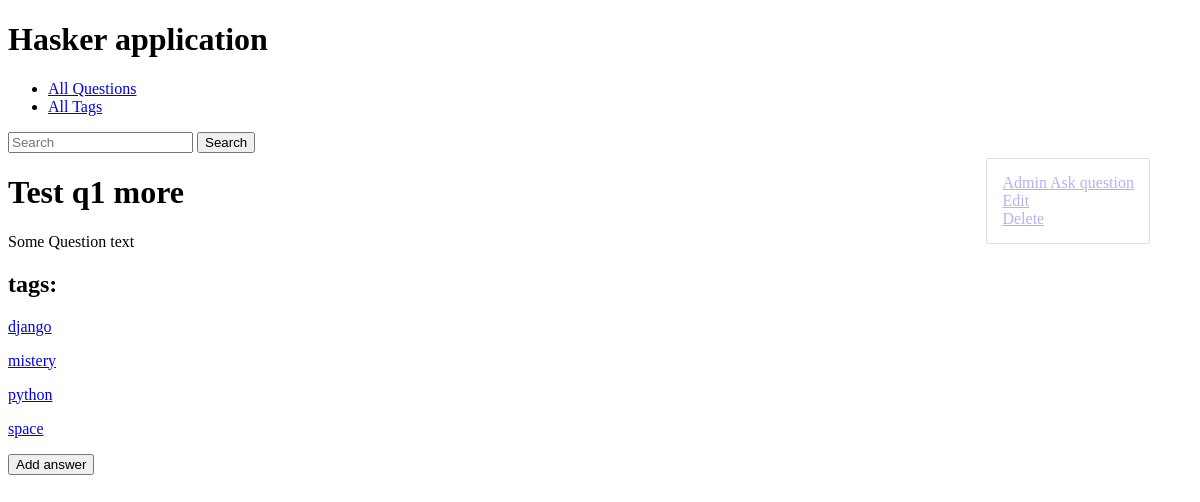
The page /test-q1-more-1580055598/ (signed in) on the database its author committed.
### hasker/models.py (models this page shows, shortened)
class Question(models.Model):
    author = models.ForeignKey(User, on_delete=models.CASCADE)
    title = models.CharField(max_length=150, db_index=True)
    slug = models.SlugField(max_length=150, blank=True, unique=True)
    content = models.TextField(blank=False, db_index=True)
    tags = models.ManyToManyField('Tag', blank=True, related_name='questions')
    date_create = models.DateTimeField(auto_now_add=True)
    def get_update_url(self):
        return reverse('question_update_url', kwargs={'slug': self.slug})
    def get_delete_url(self):
        return reverse('question_delete_url', kwargs={'slug': self.slug})
    class Meta:
        ordering = ['-date_create']

class Tag(models.Model):
    title = models.CharField(max_length=50)
    slug = models.SlugField(max_length=50, unique=True)
    def get_absolute_url(self):
        return reverse('tag_detail_url', kwargs={'slug': self.slug})
    class Meta:
        ordering = ['title']

### hasker/views.py (the view)
# urls.py: path('<str:slug>/', QuestionDetail.as_view(), name='question_detail_url'),
class QuestionDetail(LoginRequiredMixin, ObjectDetailMixin, View):
    model = Question
    form_model = AnswerForm
    redirect_url = 'accounts:login'
    template = 'hasker/question_detail.html'

### hasker/utils.py (called while the page is built)
    def get(self, request, slug):
        obj = get_object_or_404(self.model, slug__iexact=slug)
        return render(request, self.template, context={self.model.__name__.lower(): obj, 'admin_object': obj, 'detail': True})

### hasker/templates/hasker/question_detail.html (shortened to what this page needs)
{% extends 'hasker/base_hasker.html' %}
{% block content %}
    <h1>
        {{ question.title }}
    </h1>
    <p>
        {{ question.content }}
    </p>
    <h2> tags: </h2>
    <p>
       {% for tag in question.tags.all %}
          <p> <a href="{{ tag.get_absolute_url }}" class="but1">{{ tag.title }}</a> </p>
       {% endfor %}
    </p>
    <form action="{{ question.answer_set.save }}" method="post">
        <button type="submit">Add answer</button>
    </form>
{% endblock %}

### rows shown on the page
Question: title "Test q1 more", content "Some Question text"
Tag: title "django"
Tag: title "mistery"
Tag: title "python"
Tag: title "space"
